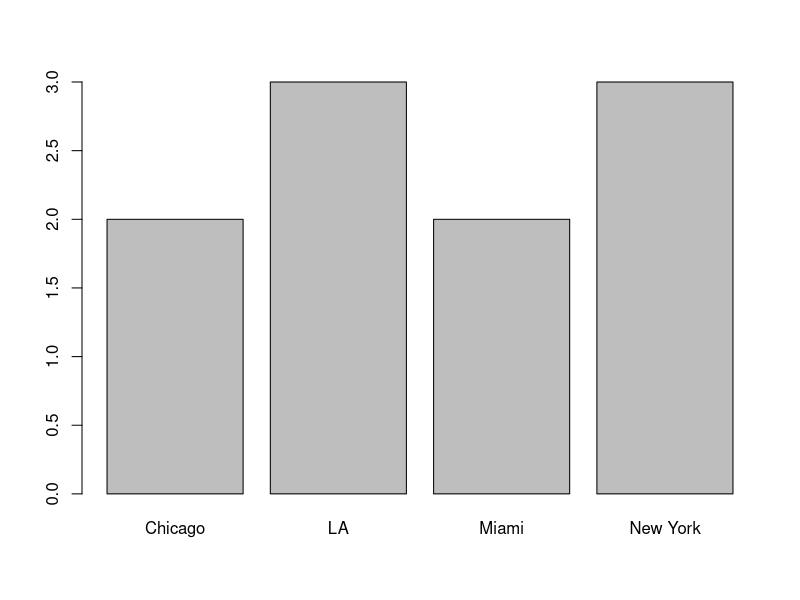
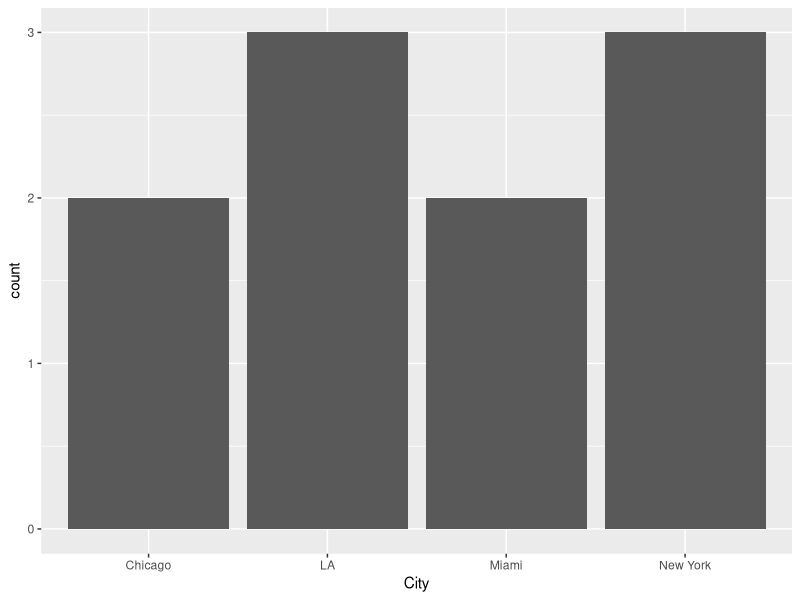
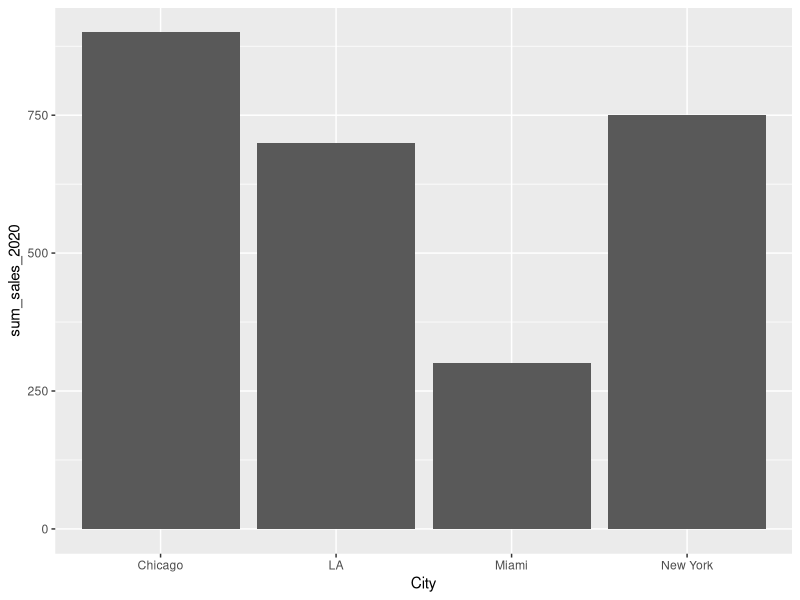
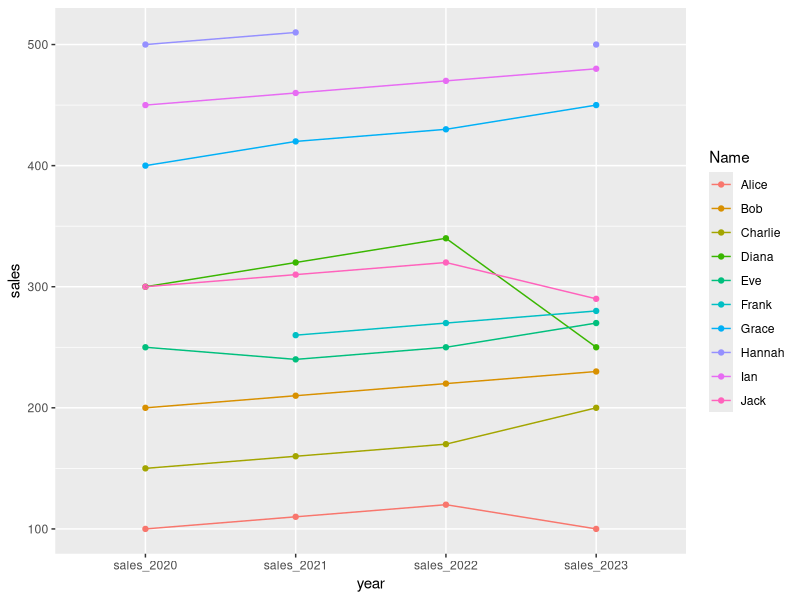
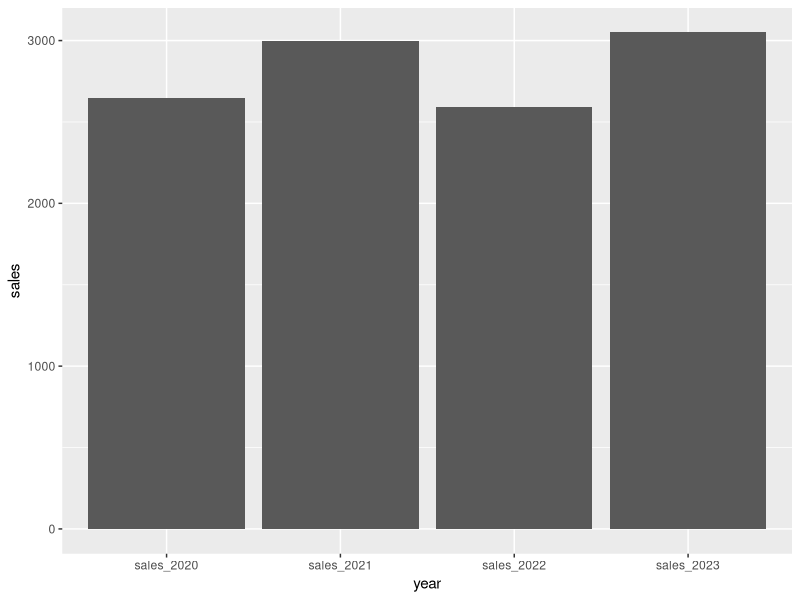
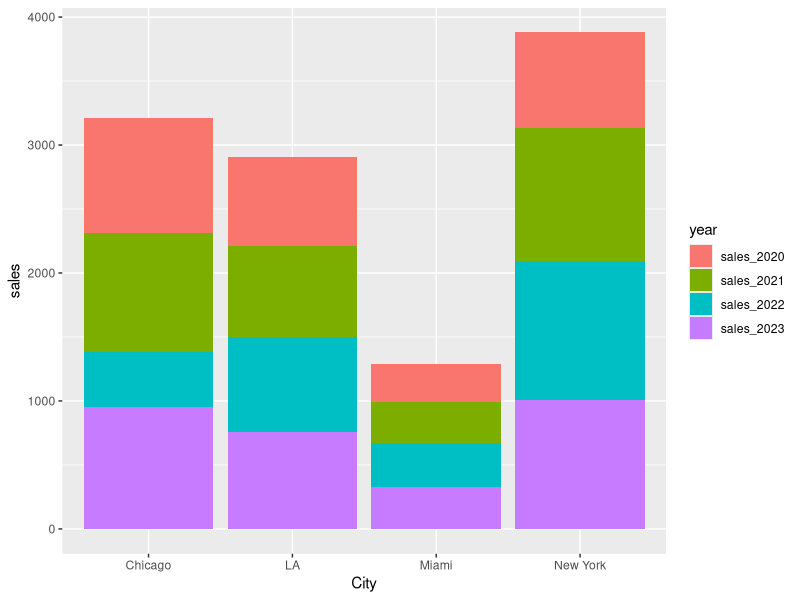

Reproduce these figures in R, in order.
## ---- chunk 1
library(tidyverse)
## ---- chunk 2
# Create a sample data frame
df <- data.frame(
  ID = 1:10,
  Name = c("Alice", "Bob", "Charlie", "Diana", "Eve", "Frank", "Grace", "Hannah", "Ian", "Jack"),
  Age = c(25, 30, 22, 35, 28, NA, 40, 29, 21, 33),
  Sex = c("Female", "Male", "Male", "Female", "Female", "Male", "Female", "Female", "Male", "Male"),
  sales_2020 = c(100, 200, 150, 300, 250, NA, 400, 500, 450, 300),
  sales_2021 = c(110, 210, 160, 320, 240, 260, 420, 510, 460, 310),
  sales_2022 = c(120, 220, 170, 340, 250, 270, 430, NA, 470, 320),
  sales_2023 = c(100, 230, 200, 250, 270, 280, 450, 500, 480, 290)
)

head(df)
## ---- chunk 3
df_baseR <- df
df_tidyverse <- df 
## ---- chunk 4
# Base R 
df_baseR[['Age']]
df_tidyverse$Age

# Tidyverse 
df_tidyverse %>% pull(Age)
## ---- chunk 5
# Base R 
df_baseR$sales_diff <- df_baseR$sales_2022 - df_baseR$sales_2020

# Tidyverse 
df_tidyverse <- df_tidyverse %>% 
  mutate(sales_diff = sales_2022 - sales_2020)
## ---- chunk 6
# Base R 
df_baseR[, c('sales_2020', 'sales_2021', 'sales_2022')]

# Tidyverse 
df_tidyverse %>% 
  select(sales_2020, sales_2021, sales_2022)
## ---- chunk 7
# Base R 
df_baseR[df_baseR$Age > 25 ,]

# Tidyverse 
df_tidyverse %>% 
  filter(Age > 25)
## ---- chunk 8
# Base R 
df_baseR[!is.na(df_baseR$Age) & !is.na(df_baseR$sales_2022) &
         df_baseR$Age <= 30 & df_baseR$sales_2022 > 200 ,]

# Tidyverse 
df_tidyverse %>% 
  filter(Age <= 30, sales_2022 > 200)
## ---- chunk 9
# Base R
colSums(is.na(df_baseR))

# Tidyverse
df_tidyverse %>% summarise(across(everything(), ~ sum(is.na(.))))
## ---- chunk 10
# Base R
df_baseR_no_na <- df_baseR[complete.cases(df_baseR), ]

# Tidyverse
df_tidyverse_no_na <- df_tidyverse %>% drop_na()
## ---- chunk 11
# Base R 
df_baseR[order(-df$sales_2022) ,]

# Tidyverse 
df_tidyverse %>% arrange(desc(sales_2022))
## ---- chunk 12
# Base R, NAs not removed
df_baseR[!is.na(df_baseR$Age) & !is.na(df_baseR$sales_2022) &
         df_baseR$Age <= 30 & df_baseR$sales_2022 > 200 , c('Age', 'Sex')]

# Base R, NAs removed
df_baseR_no_na[df_baseR_no_na$Age <= 30 & df_baseR_no_na$sales_2022 > 200 , c('Age', 'Sex')]

# Tidyverse 
df_tidyverse %>% 
  filter(Age <= 30, sales_2022 > 200) %>% 
  select(Age, Sex)
## ---- chunk 13

## ---- chunk 14
set.seed(101)

df_location <- data.frame(
  ID = sample(10),
  City = c("New York", "LA", "New York", "Chicago", "Miami", "Miami", "LA", "Chicago", "LA", "New York")
)

head(df_location)
## ---- chunk 15
# Base R 
df_baseR_merged <- merge(df_baseR, df_location, by = 'ID')
head(df_baseR_merged)

# Tidyverse 
df_tidyverse_join <- df_tidyverse %>% left_join(df_location, by = 'ID')
head(df_tidyverse_join)
## ---- chunk 16
# Base R
table(df_baseR_merged$City)

# Tidyverse
df_tidyverse_join %>% count(City)
## ---- chunk 17
# Base R
barplot(table(df_baseR_merged$City))

# Tidyverse
df_baseR_merged %>% 
  ggplot(aes(x = City)) + 
  geom_bar()
## ---- chunk 18
df_tidyverse_join %>% 
  group_by(City) %>% 
  summarize(sum_sales_2020 = sum(sales_2020, na.rm = TRUE)) %>% 
  ggplot(aes(x = City, 
             y = sum_sales_2020)) + 
  geom_col()
## ---- chunk 19
head(df_tidyverse_join)
## ---- chunk 20
df_tidyverse_join_longer <- df_tidyverse_join %>% 
  pivot_longer(cols = starts_with("sales_2"),
               names_to = "year",
               values_to = "sales"
               )

df_tidyverse_join_longer
## ---- chunk 21
df_tidyverse_join_longer %>% 
  ggplot(aes(x = year, 
             y = sales, 
             color = Name, 
             group = Name)) + 
  geom_point() + 
  geom_line()
## ---- chunk 22
df_tidyverse_join_longer %>% 
  ggplot(aes(x = year, 
             y = sales)) + 
  geom_col()
## ---- chunk 23
df_tidyverse_join_longer %>% 
  ggplot(aes(x = City, 
             y = sales, 
             fill = year)) + 
  geom_col()
